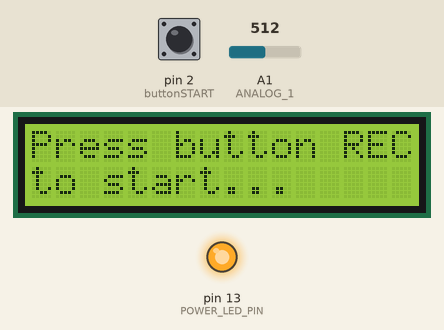
The sketch below on a simulated Teensy 4. Shown: 16×2 character LCD, output pins drawn as LEDs (lit = HIGH). Inputs (shaded band) come from the test bench; at power-on: pin 2 (buttonSTART) LOW, A1 (ANALOG_1) = 512 (analog values on the 0–1023 scale). Storage starts empty.

Above: at 0.8 s.
0.9 s: pin 2 (buttonSTART) pulled HIGH for 0.15 s
At 1.3 s:
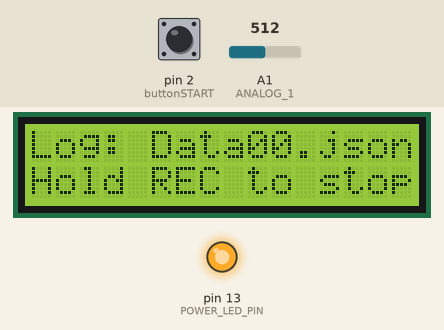
Timing chart, 0 to 3.9 s (numbered marks = the images above; inputs shaded):
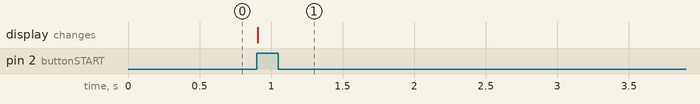

The sketch:

Teensy.ino
```cpp
// (licence header left out)
// Koda je spisana s pomočjo že napisanih knjižnic in zgledov:
// http://learn.adafruit.com/fft-fun-with-fourier-transforms/
// sdFat - zgled: dataLogger - https://github.com/greiman/SdFat/blob/master/SdFat/examples/LowLatencyLogger/LowLatencyLogger.ino

//////////////////////////////////////////////////////////////////////////////////////////////////////////////////////////////////////////////////////////
// ZAČETEK PROGRAMA
//////////////////////////////////////////////////////////////////////////////////////////////////////////////////////////////////////////////////////////

// Uvoz knjižnic, ki so potrebne za delovanje programa
#include <SPI.h>            // SPI knjižnica
#include <SdFat.h>            // Knjižnica za SD modul
#include <LiquidCrystal.h>    // Knjižnica za zaslon
#define error(msg) sd.errorHalt(F(msg)) // Izpis napake vezano na SD modul
#define FILE_BASE_NAME "Data"     // Poimenovanje datoteke na SD kartici (doda se še zaporedna številka) - šest črk ali manj
SdFat sd;               // Potrebno za delovanje sdFat knjižnice
SdFile file;              // Potrebno za delovanje sdFat knjižnice

////////////////////////////////////////////////////////////////////////////////////////////////////////////////////////////////////////////////////////
// NASTAVITVE
////////////////////////////////////////////////////////////////////////////////////////////////////////////////////////////////////////////////////////

// parametri vzorčenja
int Fs = 1024;       // Frekvenca vzorčenja
const int FFT_SIZE = 2048;       // Število meritev uporabljenih za FFT analizo

//parametri za Welch metodo - referenca http://docs.scipy.org/doc/scipy/reference/generated/scipy.signal.welch.html#scipy.signal.welch
char* window[] = {"hann"}; //referenca http://docs.scipy.org/doc/scipy/reference/generated/scipy.signal.get_window.html#scipy.signal.get_window
int nperseg = FFT_SIZE/4; //mora biti enako kot FFT_SIZE ali manj, privzeta nastavitev je 256
int noverlap= nperseg/2; //prekrivanje
int nfft = nperseg; // zero padding

// Nastavitve mikrokrmilnika
const int ANALOG_1 = 15;        // Analogni vhod - Z-os na pospeškomeru
const int ANALOG_READ_RESOLUTION = 13;  // Resolucija ADC pretvornika
const int ANALOG_READ_AVERAGING =16;  // Število vzorcev, ki so povprečeni
const int POWER_LED_PIN = 13;       // LED dioda na mikrokrmilniku - pokazatelj ali mikrokrmilnik deluje. pin 13 je integrirana LED dioda na mikrokrmilniku.
const uint8_t chipSelect = 10;          // Izbira CS pina pri SPI protokolu za SD modul
const int buttonSTART = 2;          //definiranje pina za začetek izvajanja kode
LiquidCrystal lcd(23,22,21,20,19,18);     // določitev priključkov LCD zaslona
IntervalTimer samplingTimer;      // Časovni interval zajema vzorcev - vir:: https://www.pjrc.com/teensy/td_timing_IntervalTimer.html

// Določitev vektorjev kamor se shranjujejo vrednosti pospeškomera
int surovi_podatki[FFT_SIZE];        // Časovna vrsta zajetih vrednosti iz pospeškomera
int sampleCounter = 0;          // Števec
char payload[128];            // String preko katerega se vrednosti FFT analize prenesejo na ESP8266, nato preko MQTT protokola v na RPI
unsigned long cas;            //čas

// GLAVNI PROGRAM
////////////////////////////////////////////////////////////////////////////////////////////////////////////////////////////////////////////////////////

void setup() {

  const uint8_t BASE_NAME_SIZE = sizeof(FILE_BASE_NAME) - 1;
  char fileName[13] = FILE_BASE_NAME "00.json";
  pinMode(buttonSTART, INPUT);
  lcd.begin(16, 2);
  Serial.begin(115200);         // Konfiguracija serijske komunikacije s PC-jem
  Serial1.begin(115200);        // Konfiguracija serijske komunikacije preko UART1 (RX1 in TX1 priključek) z ESP 8266
  analogReadResolution(ANALOG_READ_RESOLUTION); //Določitev resolucije ADC - https://www.arduino.cc/en/Reference/AnalogReadResolution
  analogReadAveraging(ANALOG_READ_AVERAGING);

  // Inicializacija SD kartice
  if (!sd.begin(chipSelect, SPI_FULL_SPEED)) {  // Use SPI_FULL_SPEED for better performance.

    lcd.clear();
    lcd.setCursor(0, 0);
    lcd.print("Check SD Card & "); // Začetek izvajanaj meritve
    lcd.setCursor(0, 1);
    lcd.print("Press RESTART   "); // Začetek izvajanaj meritve
    sd.initErrorHalt();
  }

  // Določanje imena datoteke, v katero se bodo zapisovali podatki - referenca Examples->sdFat->LowLatencyLogger.ino
  if (BASE_NAME_SIZE > 6) {
    error("FILE_BASE_NAME too long");
  }
  while (sd.exists(fileName)) {
    if (fileName[BASE_NAME_SIZE + 1] != '9') {
      fileName[BASE_NAME_SIZE + 1]++;
    } else if (fileName[BASE_NAME_SIZE] != '9') {
      fileName[BASE_NAME_SIZE + 1] = '0';
      fileName[BASE_NAME_SIZE]++;
    } else {
      lcd.clear();
      lcd.setCursor(0, 0);
      lcd.print("Can't create log");
      lcd.setCursor(0, 1);
      lcd.print("Empty SD Card   ");
      error("Can't create file name");
    }
  }
  if (!file.open(fileName, O_CREAT | O_WRITE | O_EXCL)) {
    lcd.clear();
    lcd.setCursor(0, 0);
    lcd.print("File is open!   ");
    lcd.setCursor(0, 1);
    lcd.print("Press RESTART   ");
    error("file.open");
  }

  // Vključitev LED diode - zank za začetek snemanja
  pinMode(POWER_LED_PIN, OUTPUT);
  digitalWrite(POWER_LED_PIN, HIGH);

  lcd.clear();
  lcd.setCursor(0, 0);
  lcd.print("Press button REC"); // Začetek izvajanaj meritve
  lcd.setCursor(0, 1);
  lcd.print("to start...     "); // Začetek izvajanaj meritve
  while (digitalRead(buttonSTART)==LOW) {} // Krožimo v zanki dokler ni pritisnjen START gumb

//Izpis na LCD zaslonu
  lcd.clear();
  lcd.setCursor(0, 0);
  lcd.print("Log: ");
  lcd.setCursor(5, 0);
  lcd.print(fileName);
  lcd.setCursor(0, 1);
  lcd.print("Hold REC to stop");

//Pošiljanje parametrov na Wi-Fi modul
  Serial1.print(fileName);
  Serial1.print(",");
  Serial1.print(Fs);
  Serial1.print(",");
  Serial1.print(FFT_SIZE);
  Serial1.print(",");
  Serial1.print(window[0]);
  Serial1.print(",");
  Serial1.print(nperseg);
  Serial1.print(",");
  Serial1.print(noverlap);
  Serial1.print(",");
  Serial1.println(nfft);

  //Zapis glave na SD kartico
  writeHeader();
  // Začetek zajemanja
  samplingBegin();
}

void loop() {
  // V primeru, da je vektor z vrednostmi iz pospeškomera poln se podatki zapišejo na SD karico in pošljejo na Wi-Fi modul
  if (samplingIsDone()) {

    //zapis surovih podatkov na SD kartico
    SDwrite();

    //Pošiljanje surovih podatkov na Wi-Fi modul
    for (int i = 0; i < FFT_SIZE; i+=16) { //pošiljamo po 16 podatkov naenkrat, saj knjižnica na Wi-Fi modulu ne more sprejeti več podatkov
      sprintf (payload, "%i,%i,%i,%i,%i,%i,%i,%i,%i,%i,%i,%i,%i,%i,%i,%i", surovi_podatki[i],surovi_podatki[i+1],surovi_podatki[i+2],surovi_podatki[i+3], surovi_podatki[i+4],surovi_podatki[i+5],surovi_podatki[i+6],surovi_podatki[i+7],surovi_podatki[i+8],surovi_podatki[i+9],surovi_podatki[i+10],surovi_podatki[i+11], surovi_podatki[i+12],surovi_podatki[i+13],surovi_podatki[i+14],surovi_podatki[i+15]);
      Serial1.println(payload);

      //Čakanje na signal, da je Wi-Fi modul sprejel poslane podatke
      while(!Serial1.available()) {}
      //Čiščenje zalogovnika
      while (Serial1.read() >= 0) {}
      delay(1);
    }

    // Ob pritisku gumba se snemanje zaključi
    if (digitalRead(buttonSTART)==HIGH) {
      // Zaprtje dokumenta v katerega se zapisujejo meritve
      file.close();
      Serial1.println("Konec");
      lcd.clear();
      lcd.setCursor(0, 0);
      lcd.print("To start again");
      lcd.setCursor(0, 1);
      lcd.print("Press RESET");
      while(1) {}
    }

    samplingBegin();
  }
}


void samplingCallback() {
  // Branje vrednosti iz pospeškomera
  surovi_podatki[sampleCounter] = analogRead(ANALOG_1);
  sampleCounter ++;
  if (sampleCounter >= FFT_SIZE) {
    samplingTimer.end();
  }
}

void samplingBegin() {
  // Postavitev števca na 0
  sampleCounter = 0;
  cas = micros();
  samplingTimer.begin(samplingCallback, 1000000/Fs);  // funkcija, ki kliče funkcijo v točno določenem časovnem imtervalu - samplingTimer.begin(function, microseconds); - vir https://www.pjrc.com/teensy/td_timing_IntervalTimer.html
}

boolean samplingIsDone() {
  return sampleCounter >= FFT_SIZE;
}

void writeHeader() {
  file.write("| Recording started: ");
  file.print(micros());
  file.write(" | Sample rate: ");
  file.print(Fs);
  file.write(" Hz | FFT size: ");
  file.print(FFT_SIZE);
  file.write(" |");
  file.println();
  file.print("Čas,");
  file.println("meritve");
}
void SDwrite(){
  file.print(cas);
  file.write(",");
  //zapis surovih podatkov
  for (int i = 0; i < FFT_SIZE; i++) {
    file.print(surovi_podatki[i]);
    file.write(",");
  }
  file.println(surovi_podatki[FFT_SIZE]);
}
```

Measured:
- after the input at 0.9 s, the display: changes at once (image 1)
